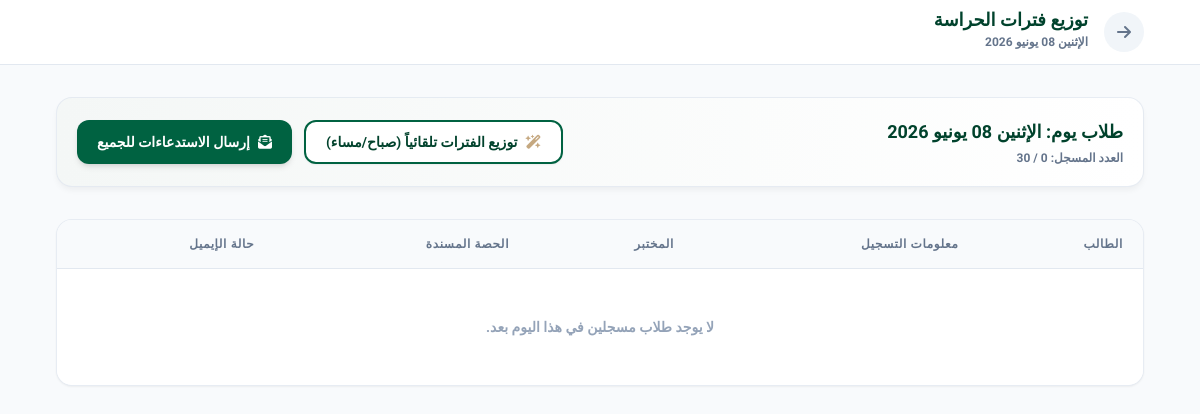
The page /admin/day/الإثنين 08 يونيو 2026 (signed in) on the database as committed earlier.
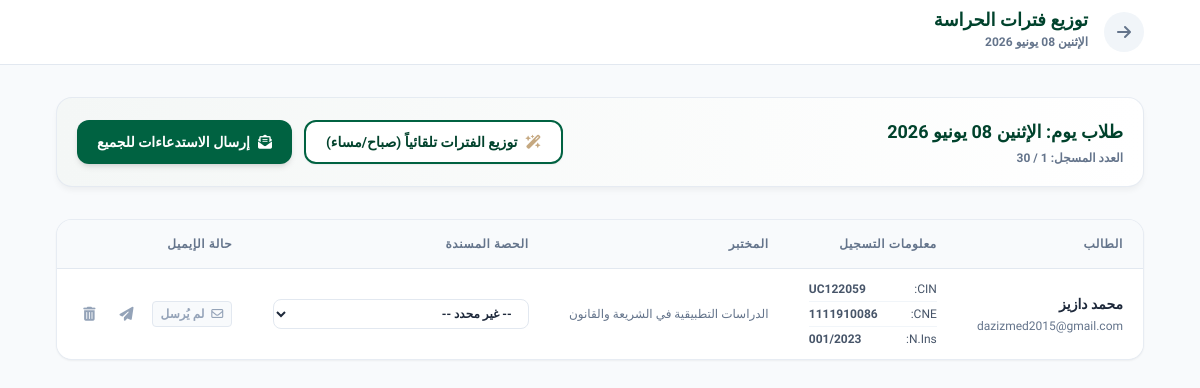
The same page on the database as committed later.
### tables this page shows
CREATE TABLE students (
        id INTEGER PRIMARY KEY AUTOINCREMENT,
        anne_inscription TEXT,
        nins TEXT,
        nom_complet TEXT NOT NULL,
        prenom TEXT,
        cne TEXT,
        cin TEXT NOT NULL UNIQUE,
        labo TEXT,
        situation TEXT,
        email TEXT,
        chosen_day TEXT DEFAULT NULL,
        assigned_period TEXT DEFAULT NULL,
        email_sent INTEGER DEFAULT 0,
        registration_date TIMESTAMP DEFAULT NULL
    , assigned_session_id INTEGER DEFAULT NULL REFERENCES sessions(id));

### app.py (the view)
@app.route('/admin/day/<day_label>')
def admin_day_detail(day_label):
    if not session.get('admin_logged_in'):
        return redirect(url_for('admin_login'))
    conn = get_db()
    cursor = conn.cursor()
    cursor.execute("SELECT * FROM days WHERE day_label = ?", (day_label,))
    day = cursor.fetchone()
    if not day:
        flash('اليوم غير موجود.', 'danger')
        return redirect(url_for('admin_dashboard'))
    cursor.execute('''
        SELECT s.*, se.track, se.module_name, se.time_slot, se.semester, se.group_label
        FROM students s
        LEFT JOIN sessions se ON s.assigned_session_id = se.id
        WHERE s.chosen_day = ?
        ORDER BY se.time_slot, s.nom_complet
    ''', (day_label,))
    students = [dict(row) for row in cursor.fetchall()]
    cursor.execute("SELECT * FROM sessions WHERE day_label = ? ORDER BY track, time_slot", (day_label,))
    day_sessions = [dict(row) for row in cursor.fetchall()]
    conn.close()
    return render_template('admin_day.html', day=dict(day), students=students, sessions=day_sessions)

### app.py (called while the page is built)
def get_db():
    conn = sqlite3.connect(DB_PATH)
    conn.row_factory = sqlite3.Row
    return conn

### templates/admin_day.html (shortened to what the changed rows need)
<!DOCTYPE html>
<html lang="ar" dir="rtl">
<head>
    <link rel="stylesheet" href="https://cdnjs.cloudflare.com/ajax/libs/font-awesome/6.4.0/css/all.min.css">
    <script src="https://cdn.tailwindcss.com"></script>
</head>
<body class="text-slate-800 pb-12">
    <header class="bg-white border-b border-slate-200 sticky top-0 z-30">
        <div class="max-w-6xl mx-auto px-4 sm:px-6 lg:px-8">
            <div class="flex justify-between h-16 items-center">
                <div class="flex items-center gap-4">
                    <div>
                        <h1 class="text-lg font-extrabold text-brand-700 font-tajawal leading-none">توزيع فترات الحراسة</h1>
                    </div>
                </div>
            </div>
        </div>
    </header>
    <main class="max-w-6xl mx-auto px-4 sm:px-6 lg:px-8 py-8">
        <div class="glass-card rounded-2xl p-5 mb-8 flex flex-col sm:flex-row justify-between items-center gap-4 bg-gradient-to-r from-brand-50 to-white">
            <div>
                <h2 class="font-bold text-brand-700 text-lg">طلاب يوم: {{ day.day_label }}</h2>
                <p class="text-xs text-slate-500 font-bold mt-1">العدد المسجل: {{ students|length }} / {{ day.max_capacity }}</p>
            </div>
        </div>
        <div class="glass-card rounded-2xl overflow-hidden shadow-sm">
            <div class="overflow-x-auto">
                <table class="w-full text-right border-collapse">
                    <thead>
                        <tr class="bg-slate-50 text-slate-500 border-b border-slate-200 text-xs font-bold uppercase tracking-wider">
                            <th class="py-4 px-5">الطالب</th>
                            <th class="py-4 px-5">معلومات التسجيل</th>
                            <th class="py-4 px-5">المختبر</th>
                            <th class="py-4 px-5">الحصة المسندة</th>
                            <th class="py-4 px-5">حالة الإيميل</th>
                        </tr>
                    </thead>
                    <tbody class="divide-y divide-slate-100 text-sm bg-white">
                        {% for st in students %}
                            <tr class="hover:bg-slate-50 transition-colors">
                                <td class="py-3 px-5">
                                    <span class="block font-bold text-slate-800">{{ st.nom_complet }}</span>
                                    <span class="block text-xs font-medium text-slate-500 mt-1" dir="ltr">{{ st.email }}</span>
                                </td>
                                <td class="py-3 px-5 text-xs text-slate-600 space-y-1">
                                    <div class="flex justify-between w-32 border-b border-slate-100 pb-1"><span>CIN:</span><span class="font-bold" dir="ltr">{{ st.cin }}</span></div>
                                    <div class="flex justify-between w-32 border-b border-slate-100 pb-1"><span>CNE:</span><span class="font-bold" dir="ltr">{{ st.cne }}</span></div>
                                    <div class="flex justify-between w-32"><span>N.Ins:</span><span class="font-bold" dir="ltr">{{ st.nins }}</span></div>
                                </td>
                                <td class="py-3 px-5 text-xs text-slate-500 max-w-xs truncate" title="{{ st.labo }}">{{ st.labo }}</td>
                                <td class="py-3 px-5">
                                    <select onchange="updateSession({{ st.id }}, this.value)"
                                            class="w-64 px-3 py-1.5 border border-slate-200 rounded-lg outline-none text-xs font-bold bg-white focus:border-brand-500 cursor-pointer">
                                        <option value="">-- غير محدد --</option>
                                    </select>
                                </td>
                                <td class="py-3 px-5">
                                    <div class="flex items-center gap-3">
                                        {% if st.email_sent %}
                                            <span class="text-xs font-bold text-green-600 bg-green-50 px-2 py-1 rounded border border-green-200"><i class="fa-solid fa-check-double ml-1"></i> مُرسل</span>
                                        {% else %}
                                            <span class="text-xs font-bold text-slate-400 bg-slate-50 px-2 py-1 rounded border border-slate-200"><i class="fa-regular fa-envelope ml-1"></i> لم يُرسل</span>
                                        {% endif %}
                                        <button onclick="sendEmailSingle({{ st.id }}, this)" title="إرسال إيميل الاستدعاء لهذا الطالب" class="p-1.5 text-slate-400 hover:text-brand-600 hover:bg-brand-50 rounded transition-colors">
                                            <i class="fa-solid fa-paper-plane"></i>
                                        </button>
                                        <button onclick="deleteRegistration({{ st.id }}, this)" title="إلغاء حجز الطالب وتفريغ مكانه" class="p-1.5 text-slate-400 hover:text-red-600 hover:bg-red-50 rounded transition-colors">
                                            <i class="fa-solid fa-trash-can"></i>
                                        </button>
                                    </div>
                                </td>
                            </tr>
                        {% endfor %}
                        {% if not students %}
                            <tr><td colspan="5" class="py-12 text-center text-slate-400 font-bold">لا يوجد طلاب مسجلين في هذا اليوم بعد.</td></tr>
                        {% endif %}
                    </tbody>
                </table>
            </div>
        </div>
    </main>
</body>
</html>

Rows that differ between the two databases and show on the page:
now on this page (row edited): students: nom_complet "محمد دازيز", email "dazizmed2015@gmail.com", cin "UC122059", cne "1111910086", nins "001/2023", labo "الدراسات التطبيقية في الشريعة والقانون", email_sent 0 (drawn)
Other text that changed with them:
{{ students|length }}: "0" → "1"
text no longer shown: "لا يوجد طلاب مسجلين في هذا اليوم بعد."
